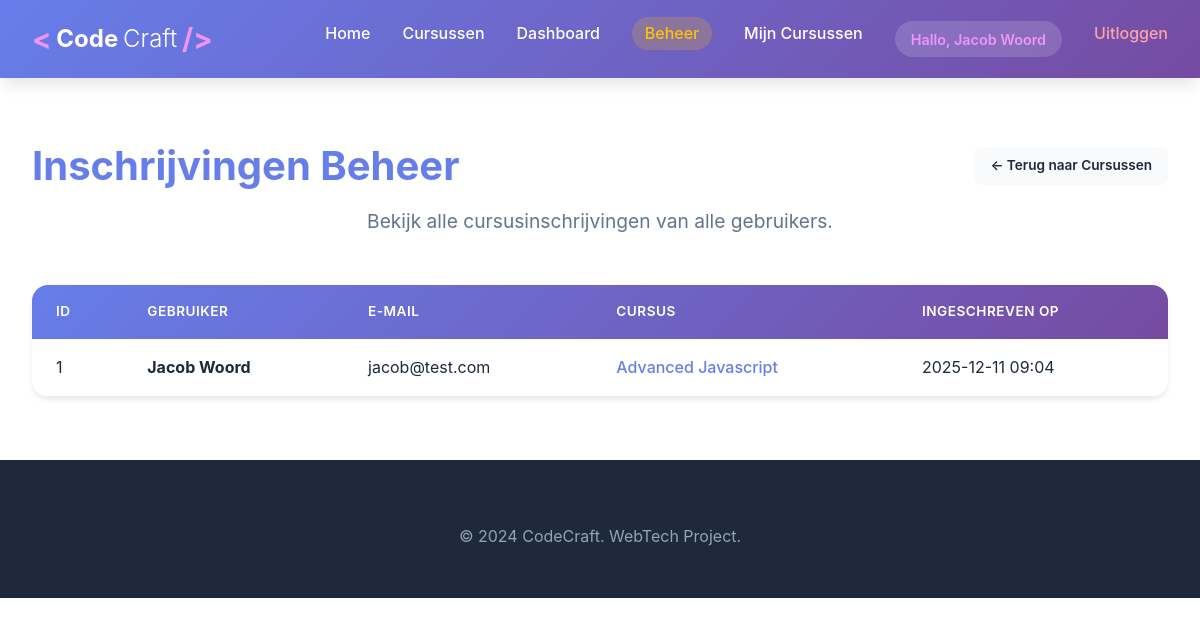
The page /admin/enrollments (signed in) on the database its author committed.
### tables this page shows
CREATE TABLE users (
            id INTEGER PRIMARY KEY AUTOINCREMENT,
            name TEXT NOT NULL,
            email TEXT NOT NULL UNIQUE,
            password TEXT NOT NULL,
            level TEXT,
            created_at DATETIME DEFAULT CURRENT_TIMESTAMP
        , is_admin INTEGER DEFAULT 0);

CREATE TABLE enrollments (
            id INTEGER PRIMARY KEY AUTOINCREMENT,
            user_id INTEGER NOT NULL,
            course_id INTEGER NOT NULL,
            enrolled_at DATETIME DEFAULT CURRENT_TIMESTAMP,
            FOREIGN KEY (user_id) REFERENCES users(id),
            FOREIGN KEY (course_id) REFERENCES courses(id)
        );

CREATE TABLE courses (
            id INTEGER PRIMARY KEY AUTOINCREMENT,
            title TEXT NOT NULL,
            description TEXT,
            created_at DATETIME DEFAULT CURRENT_TIMESTAMP
        );

### py/app.py (the view)
@app.route('/admin/enrollments')
@admin_required
def admin_enrollments():
    conn = get_db()
    cursor = conn.cursor()
    cursor.execute('''
        SELECT e.id, e.enrolled_at, u.id as user_id, u.name as user_name, u.email as user_email,
               c.id as course_id, c.title as course_title
        FROM enrollments e
        JOIN users u ON e.user_id = u.id
        JOIN courses c ON e.course_id = c.id
        ORDER BY e.enrolled_at DESC
    ''')
    enrollments = cursor.fetchall()
    conn.close()
    return render_template('admin_enrollments.html', enrollments=enrollments)

### py/app.py (called while the page is built)
def get_db():
    conn = sqlite3.connect(DATABASE)
    conn.row_factory = sqlite3.Row
    return conn

def admin_required(f):
    @wraps(f)
    def decorated_function(*args, **kwargs):
        if 'user_id' not in session:
            flash('Je moet ingelogd zijn om deze pagina te bekijken.', 'error')
            return redirect(url_for('login_page'))
        if not session.get('is_admin'):
            flash('Je hebt geen toegang tot deze pagina.', 'error')
            return redirect(url_for('index'))
        return f(*args, **kwargs)
    return decorated_function

@app.context_processor
def inject_user():
    return {
        'logged_in': 'user_id' in session,
        'user_name': session.get('user_name'),
        'user_email': session.get('user_email'),
        'is_admin': session.get('is_admin', False)
    }

### templates/admin_enrollments.html (shortened to what this page needs)
<!DOCTYPE html>
<html lang="nl">
<head>
    <link rel="stylesheet" href="{{ url_for('static', filename='style.css') }}">
</head>
<body>
    <nav class="navbar">
        <div class="nav-container">
            <a href="{{ url_for('index') }}" class="logo">
                <span class="logo-bracket">&lt;</span>
                <strong>Code</strong>Craft
                <span class="logo-bracket">/&gt;</span>
            </a>
            <ul class="nav-menu">
                <li><a href="{{ url_for('index') }}">Home</a></li>
                <li><a href="{{ url_for('course_catalog') }}">Cursussen</a></li>
                {% if logged_in %}
                    <li><a href="{{ url_for('dashboard') }}">Dashboard</a></li>
                    {% if is_admin %}
                    <li><a href="{{ url_for('list_courses') }}" class="nav-admin">Beheer</a></li>
                    {% endif %}
                    <li><a href="{{ url_for('my_courses') }}">Mijn Cursussen</a></li>
                    <li class="nav-user">
                        <span class="user-greeting">Hallo, {{ user_name }}</span>
                    </li>
                    <li><a href="{{ url_for('logout_route') }}" class="nav-logout">Uitloggen</a></li>
                {% else %}
                    <li><a href="{{ url_for('login_page') }}">Inloggen</a></li>
                    <li><a href="{{ url_for('register_page') }}">Registreren</a></li>
                {% endif %}
            </ul>
        </div>
    </nav>
    <main>
        <section class="contact" id="admin-enrollments">
            <div class="container">
                <div class="admin-header">
                    <h2>Inschrijvingen Beheer</h2>
                    <a href="{{ url_for('list_courses') }}" class="btn-action btn-back">&larr; Terug naar Cursussen</a>
                </div>
                <p class="section-intro">
                    Bekijk alle cursusinschrijvingen van alle gebruikers.
                </p>
                {% if enrollments %}
                <div class="admin-table-wrapper">
                    <table class="admin-table">
                        <thead>
                            <tr>
                                <th>ID</th>
                                <th>Gebruiker</th>
                                <th>E-mail</th>
                                <th>Cursus</th>
                                <th>Ingeschreven op</th>
                            </tr>
                        </thead>
                        <tbody>
                            {% for enrollment in enrollments %}
                            <tr>
                                <td>{{ enrollment.id }}</td>
                                <td><strong>{{ enrollment.user_name }}</strong></td>
                                <td>{{ enrollment.user_email }}</td>
                                <td>
                                    <a href="{{ url_for('view_course', id=enrollment.course_id) }}" class="table-link">
                                        {{ enrollment.course_title }}
                                    </a>
                                </td>
                                <td>{{ enrollment.enrolled_at[:16] }}</td>
                            </tr>
                            {% endfor %}
                        </tbody>
                    </table>
                </div>
                {% else %}
                <div class="empty-state">
                    <p>Er zijn nog geen inschrijvingen.</p>
                    <p>Zodra gebruikers zich inschrijven voor cursussen, verschijnen ze hier.</p>
                </div>
                {% endif %}
            </div>
        </section>
    </main>
    <footer class="footer">
        <div class="container">
            <div class="footer-bottom">
                <p>&copy; 2024 CodeCraft. WebTech Project.</p>
            </div>
        </div>
    </footer>
</body>
</html>

### rows shown on the page
users: name "Jacob Woord"
enrollments: id "1", user_name "Jacob Woord", user_email "jacob@test.com", course_title "Advanced Javascript", enrolled_at "2025-12-11 09:04"
